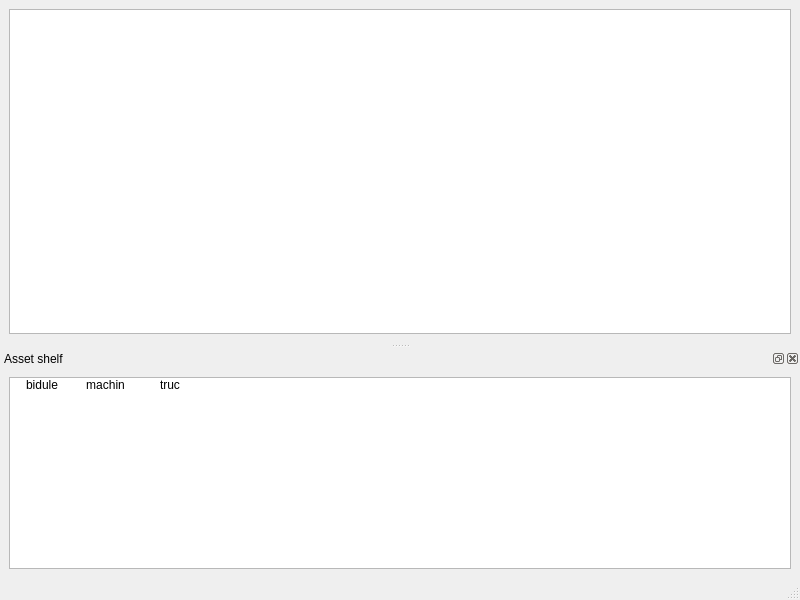
<?xml version="1.0" encoding="UTF-8"?>
<ui version="4.0">
 <class>RoomWindow</class>
 <widget class="QMainWindow" name="RoomWindow">
  <property name="geometry">
   <rect>
    <x>0</x>
    <y>0</y>
    <width>800</width>
    <height>600</height>
   </rect>
  </property>
  <property name="windowTitle">
   <string notr="true">MainWindow</string>
  </property>
  <widget class="QWidget" name="centralwidget">
   <layout class="QGridLayout" name="gridLayout_2">
    <item row="0" column="0">
     <layout class="QGridLayout" name="gridLayout">
      <item row="0" column="0">
       <widget class="RoomView" name="graphicsView">
        <property name="verticalScrollBarPolicy">
         <enum>Qt::ScrollBarAsNeeded</enum>
        </property>
        <property name="horizontalScrollBarPolicy">
         <enum>Qt::ScrollBarAsNeeded</enum>
        </property>
       </widget>
      </item>
     </layout>
    </item>
   </layout>
  </widget>
  <widget class="QStatusBar" name="statusbar"/>
  <widget class="QDockWidget" name="dockWidget">
   <property name="allowedAreas">
    <set>Qt::AllDockWidgetAreas</set>
   </property>
   <property name="windowTitle">
    <string>Asset shelf</string>
   </property>
   <attribute name="dockWidgetArea">
    <number>8</number>
   </attribute>
   <widget class="QWidget" name="dockWidgetContents">
    <layout class="QGridLayout" name="gridLayout_4">
     <item row="0" column="0">
      <layout class="QGridLayout" name="gridLayout_3">
       <item row="0" column="0">
        <widget class="ShelfListWidget" name="listWidget">
         <property name="showDropIndicator" stdset="0">
          <bool>false</bool>
         </property>
         <property name="dragEnabled">
          <bool>true</bool>
         </property>
         <property name="dragDropMode">
          <enum>QAbstractItemView::DragDrop</enum>
         </property>
         <property name="iconSize">
          <size>
           <width>64</width>
           <height>64</height>
          </size>
         </property>
         <property name="movement">
          <enum>QListView::Snap</enum>
         </property>
         <property name="flow">
          <enum>QListView::LeftToRight</enum>
         </property>
         <property name="isWrapping" stdset="0">
          <bool>true</bool>
         </property>
         <property name="resizeMode">
          <enum>QListView::Adjust</enum>
         </property>
         <property name="layoutMode">
          <enum>QListView::SinglePass</enum>
         </property>
         <property name="spacing">
          <number>0</number>
         </property>
         <property name="gridSize">
          <size>
           <width>64</width>
           <height>80</height>
          </size>
         </property>
         <property name="viewMode">
          <enum>QListView::IconMode</enum>
         </property>
         <property name="modelColumn">
          <number>0</number>
         </property>
         <property name="uniformItemSizes">
          <bool>false</bool>
         </property>
         <property name="wordWrap">
          <bool>false</bool>
         </property>
         <property name="sortingEnabled">
          <bool>true</bool>
         </property>
         <item>
          <property name="text">
           <string notr="true">bidule</string>
          </property>
          <property name="icon">
           <iconset resource="../../images.qrc">
            <normaloff>:/icons/icons/CopyFile.png</normaloff>:/icons/icons/CopyFile.png</iconset>
          </property>
         </item>
         <item>
          <property name="text">
           <string>machin</string>
          </property>
          <property name="icon">
           <iconset resource="../../images.qrc">
            <normaloff>:/icons/icons/Home.png</normaloff>:/icons/icons/Home.png</iconset>
          </property>
         </item>
         <item>
          <property name="text">
           <string notr="true">truc</string>
          </property>
          <property name="icon">
           <iconset resource="../../images.qrc">
            <normaloff>:/icons/icons/Plan.png</normaloff>:/icons/icons/Plan.png</iconset>
          </property>
         </item>
        </widget>
       </item>
      </layout>
     </item>
    </layout>
   </widget>
  </widget>
 </widget>
 <customwidgets>
  <customwidget>
   <class>RoomView</class>
   <extends>QGraphicsView</extends>
   <header>roomview.h</header>
  </customwidget>
  <customwidget>
   <class>ShelfListWidget</class>
   <extends>QListWidget</extends>
   <header>shelflistwidget.h</header>
  </customwidget>
 </customwidgets>
 <resources>
  <include location="../../images.qrc"/>
 </resources>
 <connections/>
</ui>
